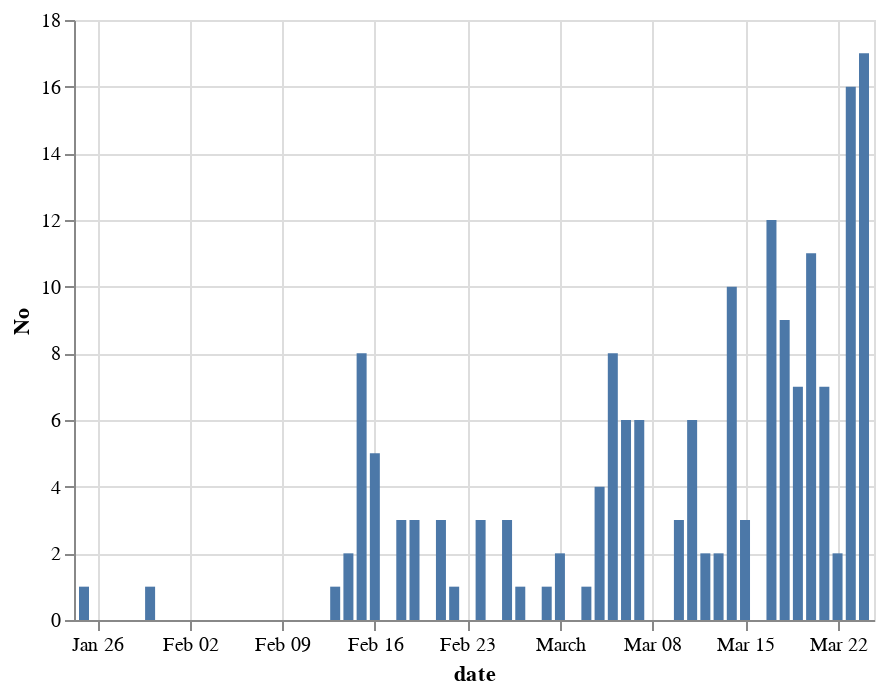

This figure's notebook cell:
### Code cell
alt.Chart(df2).mark_bar().encode(
    x='date:T',
    y='No:Q',
)

### Figure 1 — Vega-Lite specification as saved in the notebook (floating-point values rounded to 4 significant figures)
{"config": {"view": {"continuousWidth": 400, "continuousHeight": 300}}, "data": {"name": "data-a96de609fde3fef386d729850b997e66"}, "mark": "bar", "encoding": {"x": {"type": "temporal", "field": "date"}, "y": {"type": "quantitative", "field": "No"}}, "$schema": "https://vega.github.io/schema/vega-lite/v4.0.2.json", "datasets": {"data-a96de609fde3fef386d729850b997e66": [{"No": 1, "date": "2020-01-25T00:00:00"}, {"No": 0, "date": "2020-01-26T00:00:00"}, {"No": 0, "date": "2020-01-27T00:00:00"}, {"No": 0, "date": "2020-01-28T00:00:00"}, {"No": 0, "date": "2020-01-29T00:00:00"}, {"No": 1, "date": "2020-01-30T00:00:00"}, {"No": 0, "date": "2020-01-31T00:00:00"}, {"No": 0, "date": "2020-02-01T00:00:00"}, {"No": 0, "date": "2020-02-02T00:00:00"}, {"No": 0, "date": "2020-02-03T00:00:00"}, {"No": 0, "date": "2020-02-04T00:00:00"}, {"No": 0, "date": "2020-02-05T00:00:00"}, {"No": 0, "date": "2020-02-06T00:00:00"}, {"No": 0, "date": "2020-02-07T00:00:00"}, {"No": 0, "date": "2020-02-08T00:00:00"}, {"No": 0, "date": "2020-02-09T00:00:00"}, {"No": 0, "date": "2020-02-10T00:00:00"}, {"No": 0, "date": "2020-02-11T00:00:00"}, {"No": 0, "date": "2020-02-12T00:00:00"}, {"No": 1, "date": "2020-02-13T00:00:00"}, {"No": 2, "date": "2020-02-14T00:00:00"}, {"No": 8, "date": "2020-02-15T00:00:00"}, {"No": 5, "date": "2020-02-16T00:00:00"}, {"No": 0, "date": "2020-02-17T00:00:00"}, {"No": 3, "date": "2020-02-18T00:00:00"}, {"No": 3, "date": "2020-02-19T00:00:00"}, {"No": 0, "date": "2020-02-20T00:00:00"}, {"No": 3, "date": "2020-02-21T00:00:00"}, {"No": 1, "date": "2020-02-22T00:00:00"}, {"No": 0, "date": "2020-02-23T00:00:00"}, {"No": 3, "date": "2020-02-24T00:00:00"}, {"No": 0, "date": "2020-02-25T00:00:00"}, {"No": 3, "date": "2020-02-26T00:00:00"}, {"No": 1, "date": "2020-02-27T00:00:00"}, {"No": 0, "date": "2020-02-28T00:00:00"}, {"No": 1, "date": "2020-02-29T00:00:00"}, {"No": 2, "date": "2020-03-01T00:00:00"}, {"No": 0, "date": "2020-03-02T00:00:00"}, {"No": 1, "date": "2020-03-03T00:00:00"}, {"No": 4, "date": "2020-03-04T00:00:00"}, {"No": 8, "date": "2020-03-05T00:00:00"}, {"No": 6, "date": "2020-03-06T00:00:00"}, {"No": 6, "date": "2020-03-07T00:00:00"}, {"No": 0, "date": "2020-03-08T00:00:00"}, {"No": 0, "date": "2020-03-09T00:00:00"}, {"No": 3, "date": "2020-03-10T00:00:00"}, {"No": 6, "date": "2020-03-11T00:00:00"}, {"No": 2, "date": "2020-03-12T00:00:00"}, {"No": 2, "date": "2020-03-13T00:00:00"}, {"No": 10, "date": "2020-03-14T00:00:00"}, {"No": 3, "date": "2020-03-15T00:00:00"}, {"No": 0, "date": "2020-03-16T00:00:00"}, {"No": 12, "date": "2020-03-17T00:00:00"}, {"No": 9, "date": "2020-03-18T00:00:00"}, {"No": 7, "date": "2020-03-19T00:00:00"}, {"No": 11, "date": "2020-03-20T00:00:00"}, {"No": 7, "date": "2020-03-21T00:00:00"}, {"No": 2, "date": "2020-03-22T00:00:00"}, {"No": 16, "date": "2020-03-23T00:00:00"}, {"No": 17, "date": "2020-03-24T00:00:00"}]}}
